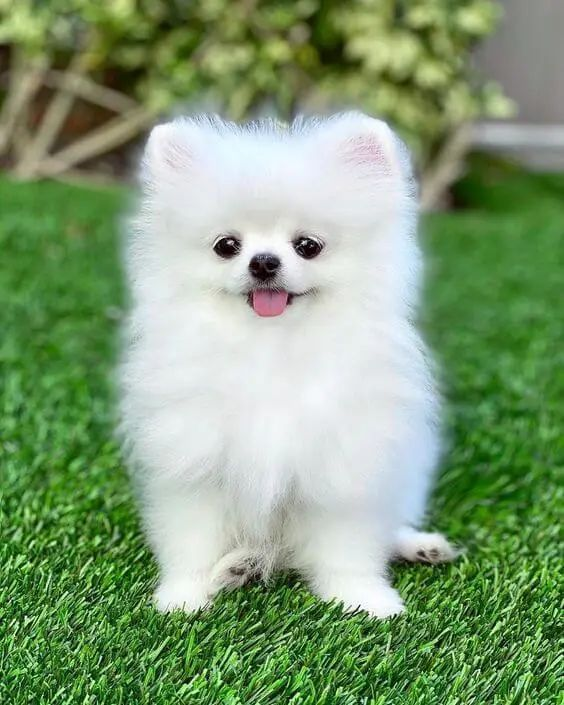
#> input picture dog.jpg, 564 x 705 px, found by its file name
$ python test.py
#> lines starting #> are read from the running program, lines starting #| are printed output that depends on the picture
### input_output/i_o_func.py

import cv2
import matplotlib.pyplot as plt
import numpy as np

def load_image(name_photo : str , cale : str = "photos_in/") -> np.ndarray:
#> called with name_photo = 'dog.jpg', cale = 'photos_in/'
    img = cv2.imread(cale+name_photo)
#> img is the input picture: shape (705, 564, 3); mean B, G, R 118.1, 157, 129.6
    if img is None :
        raise FileNotFoundError("Couldn't load dog.jpg - is it in the project folder?")
    return img

# [5 lines left out: function show_img, not called in this run]

def gray_img(img: np.ndarray) -> np.ndarray:
    return cv2.cvtColor(img, cv2.COLOR_BGR2GRAY)

def save_img(img : np.ndarray, name : str, path : str = "photos_out/") -> None :
    text : str = path + name
    cv2.imwrite(text, img)

### trackbar/trackbar.py
from input_output import i_o_func as io
import cv2 as cv
import numpy as np


# SWITCH = "0: OFF  1: ON"

def nothing(_):
    pass


def create_trackbars(window: str) -> None:
#> called with window = 'Rezultat editare'
    cv.namedWindow(window)
    for channel in ("R", "G", "B"):
        cv.createTrackbar(channel, window, 0, 255, nothing)
#> this loop made 3 passes; slider 'R' is set to 85
    # cv.createTrackbar(SWITCH, window, 0, 1, nothing)


def run_trackbar(image_name : str, resulting_image_name : str) -> None:
    original_img = io.load_image(image_name)
    create_trackbars(resulting_image_name)

    while True:
        r = cv.getTrackbarPos("R", resulting_image_name)
        g = cv.getTrackbarPos("G", resulting_image_name)
        b = cv.getTrackbarPos("B", resulting_image_name)
        # [5 lines of commented-out code are left out]
        array_of_rgb_pixels = np.full_like(original_img, (b, g, r))
        drawn_on_screen = cv.add(original_img, array_of_rgb_pixels)
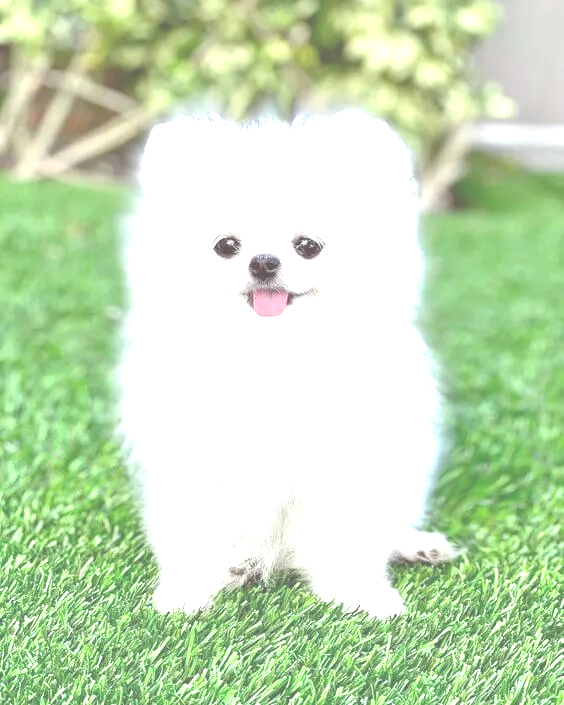
#> drawn_on_screen: shape (705, 564, 3); mean B, G, R 184.7, 222.5, 198.6

        cv.imshow(resulting_image_name, drawn_on_screen)
        if cv.waitKey(1) & 0xFF == 27:  # ESC
#> (key Esc is pressed here)
            break

    cv.destroyAllWindows()

### test.py
import cv2
import matplotlib.pyplot as plt
import numpy as np
from input_output import i_o_func as io
from trackbar import trackbar as paint


def main() -> None:
    # [9 lines of commented-out code are left out]
    paint.run_trackbar('dog.jpg', 'Rezultat editare')


if __name__ == "__main__":
    main()
